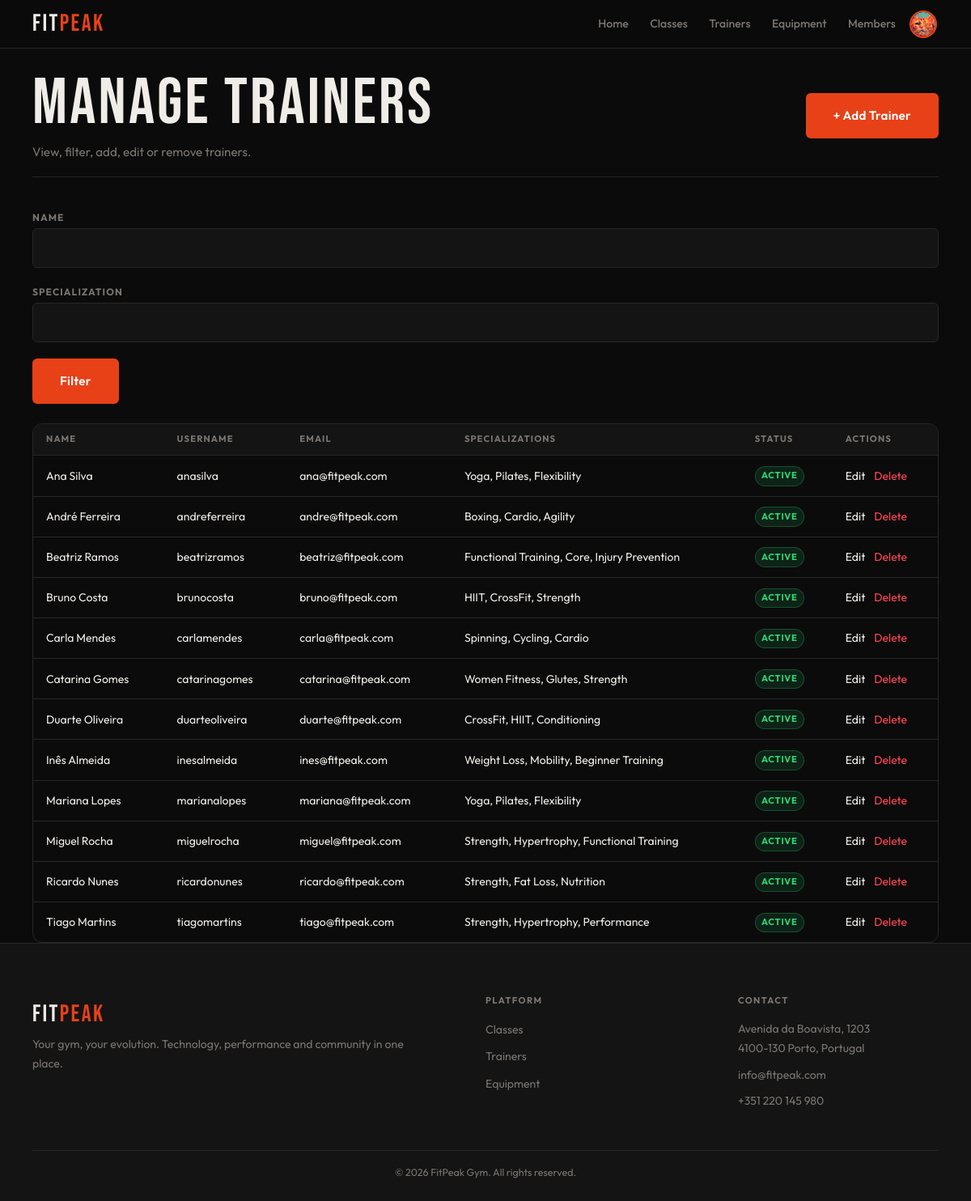
/admin/trainers.php?error=notfound (signed in), run on the app's committed database.
### tables this page shows
CREATE TABLE trainer_profiles (
    id INTEGER PRIMARY KEY AUTOINCREMENT,
    user_id INTEGER NOT NULL UNIQUE,
    bio TEXT,
    specializations TEXT,
    certifications TEXT,
    is_pt INTEGER NOT NULL DEFAULT 0,
    pt_description TEXT,
    pt_hourly_rate REAL,
    pt_available INTEGER NOT NULL DEFAULT 1,
    FOREIGN KEY(user_id) REFERENCES users(id) ON DELETE CASCADE
);

CREATE TABLE users (
    id INTEGER PRIMARY KEY AUTOINCREMENT,
    name TEXT NOT NULL,
    username TEXT UNIQUE NOT NULL,
    email TEXT UNIQUE NOT NULL,
    password TEXT NOT NULL,
    role TEXT NOT NULL DEFAULT 'member' CHECK(role IN ('member','trainer','admin')),
    photo TEXT DEFAULT NULL,
    active INTEGER NOT NULL DEFAULT 1,
    created_at DATETIME DEFAULT CURRENT_TIMESTAMP
);

### db/trainers.php (called while the page is built, shortened)
<?php
function getAllTrainers($pdo, $filters = []) {
    $sql = "SELECT u.id, u.name, u.username, u.email, u.photo, u.active,
                   tp.bio, tp.specializations, tp.certifications,
                   tp.is_pt, tp.pt_description, tp.pt_available
            FROM users u
            LEFT JOIN trainer_profiles tp ON u.id = tp.user_id
            WHERE u.role = 'trainer' AND u.active = 1";
    $params = [];
    $sql .= " ORDER BY u.name ASC";
    $stmt = $pdo->prepare($sql);
    $stmt->execute($params);
    return $stmt->fetchAll(PDO::FETCH_ASSOC);
}

### template/trainers.php (the view, shortened to what this page needs)
<?php
require_once __DIR__ . '/../db/trainers.php';
    ?>
    <?php
function output_trainers_admin_table($trainers) {
    foreach ($trainers as $t) {
        ?>
        <tr>
            <td><?= htmlspecialchars($t['name']) ?></td>
            <td><?= htmlspecialchars($t['username']) ?></td>
            <td><?= htmlspecialchars($t['email']) ?></td>
            <td><?= htmlspecialchars(substr($t['specializations'] ?? '', 0, 50)) ?></td>
            <td><?= $t['active'] ? '<span class="badge badge-success">Active</span>' : '<span class="badge badge-danger">Inactive</span>' ?></td>
            <td>
                <a href="edit_trainer.php?id=<?= $t['id'] ?>" class="action-link">Edit</a>
                <a href="delete_trainer.php?id=<?= $t['id'] ?>" class="action-link danger" onclick="return confirm('Delete this trainer?')">Delete</a>
            </td>
        </tr>
        <?php
    }
}
    ?>

### css/base.css (style rules this page uses)
:root { --bg: #0b0b0b; --surface: #141414; --card: #1c1c1c; --border: #272727; --accent: #e84118; --accent-glow: rgba(232, 65, 24, 0.28); --text: #f0ede8; --muted: #7a7571; --success: #2ed573; --warning: #ffa502; --danger: #ff4757; --info: #1e90ff; --ff-display: 'Bebas Neue', sans-serif; --ff-body: 'Outfit', sans-serif; --sp-xs: 0.25rem; --sp-sm: 0.5rem; --sp-md: 1rem; --sp-lg: clamp(1rem, 3vw, 1.5rem); --sp-xl: clamp(1.5rem, 5vw, 2.5rem); --sp-2xl: clamp(2rem, 7vw, 4rem); --nav-h: 60px; --r-sm: 6px; --r-md: 12px; --r-pill: 999px; --touch: 44px; --max-w: 1200px; --shadow-a: 0 0 24px var(--accent-glow); --t: 0.22s cubic-bezier(0.4, 0, 0.2, 1); }
*, *::before, *::after { box-sizing: border-box; margin: 0; padding: 0; }
html { font-size: 16px; scroll-behavior: smooth; -webkit-text-size-adjust: 100%; }
body { font-family: var(--ff-body); background: var(--bg); color: var(--text); line-height: 1.6; min-height: 100dvh; display: flex; flex-direction: column; overflow-x: hidden; }
a { color: inherit; text-decoration: none; }

### css/components.css (style rules this page uses)
.badge { display: inline-flex; align-items: center; padding: 0.2em 0.65em; border-radius: var(--r-pill); font-size: 0.7rem; font-weight: 700; letter-spacing: 0.06em; text-transform: uppercase; white-space: nowrap; border: 1px solid transparent; }
.badge-success { background: rgba(46, 213, 115, .12); color: var(--success); border-color: rgba(46, 213, 115, .25); }
tbody tr { border-bottom: 1px solid var(--border); transition: background var(--t); }
tbody tr:last-child { border-bottom: none; }
tbody td { padding: 0.75rem 1rem; vertical-align: middle; }

### css/pages/admin-trainers.css (style rules this page uses)
.action-link.danger { color: var(--danger); margin-left: 0.5rem; }

### data on the page
trainer_profiles: user.name "Ana Silva", user.username "anasilva", user.email "ana@fitpeak.com", specializations "Yoga, Pilates, Flexibility"
trainer_profiles: user.name "André Ferreira", user.username "andreferreira", user.email "andre@fitpeak.com", specializations "Boxing, Cardio, Agility"
trainer_profiles: user.name "Beatriz Ramos", user.username "beatrizramos", user.email "beatriz@fitpeak.com", specializations "Functional Training, Core, Injury Prevention"
trainer_profiles: user.name "Bruno Costa", user.username "brunocosta", user.email "bruno@fitpeak.com", specializations "HIIT, CrossFit, Strength"
trainer_profiles: user.name "Carla Mendes", user.username "carlamendes", user.email "carla@fitpeak.com", specializations "Spinning, Cycling, Cardio"
trainer_profiles: user.name "Catarina Gomes", user.username "catarinagomes", user.email "catarina@fitpeak.com", specializations "Women Fitness, Glutes, Strength"
trainer_profiles: user.name "Duarte Oliveira", user.username "duarteoliveira", user.email "duarte@fitpeak.com", specializations "CrossFit, HIIT, Conditioning"
trainer_profiles: user.name "Inês Almeida", user.username "inesalmeida", user.email "ines@fitpeak.com", specializations "Weight Loss, Mobility, Beginner Training"
trainer_profiles: user.name "Mariana Lopes", user.username "marianalopes", user.email "mariana@fitpeak.com", specializations "Yoga, Pilates, Flexibility"
trainer_profiles: user.name "Miguel Rocha", user.username "miguelrocha", user.email "miguel@fitpeak.com", specializations "Strength, Hypertrophy, Functional Training"
trainer_profiles: user.name "Ricardo Nunes", user.username "ricardonunes", user.email "ricardo@fitpeak.com", specializations "Strength, Fat Loss, Nutrition"
trainer_profiles: user.name "Tiago Martins", user.username "tiagomartins", user.email "tiago@fitpeak.com", specializations "Strength, Hypertrophy, Performance"
